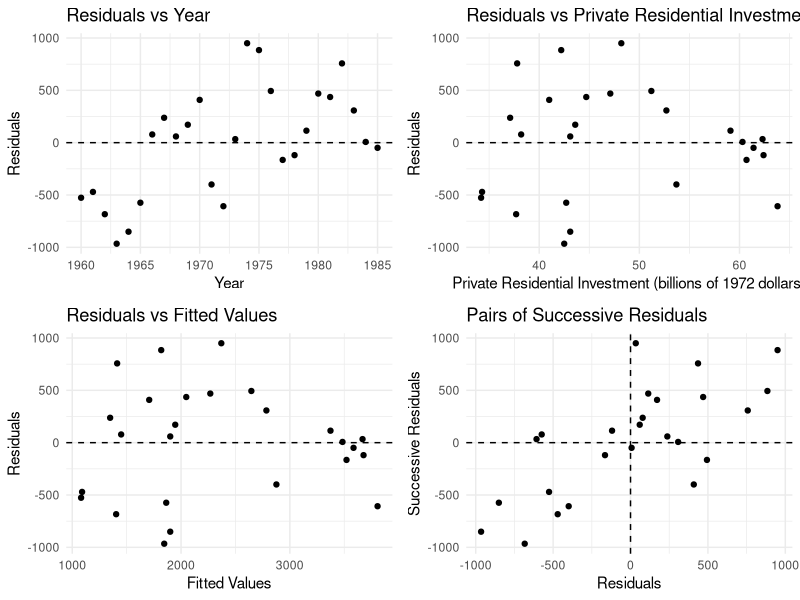

Here is the R script that generated this plot:
#Page 750

library(ggplot2)
library(gridExtra)

data <- data.frame(
  Year = 1960:1985,
  Dishwasher_Shipments = c(555, 620, 720, 880, 1050, 1290, 1528, 1586, 1960, 2118, 2116, 2477, 3199, 3702, 3320, 2702, 3140, 3356, 3558, 3488, 2738, 2484, 2170, 3092, 3491, 3536),
  Private_Residential_Investment = c(34.2, 34.3, 37.7, 42.5, 43.1, 42.7, 38.2, 37.1, 43.1, 43.6, 41.0, 53.7, 63.8, 62.3, 48.2, 42.2, 51.2, 60.7, 62.4, 59.1, 47.1, 44.7, 37.8, 52.7, 60.3, 61.4)
)

model <- lm(Dishwasher_Shipments ~ Private_Residential_Investment, data = data)
residuals <- resid(model)
fitted_values <- fitted(model)

plot_data <- data.frame(
  Year = data$Year,
  Private_Residential_Investment = data$Private_Residential_Investment,
  Residuals = residuals,
  Fitted_Values = fitted_values
)

p1 <- ggplot(plot_data, aes(x = Year, y = Residuals)) +
  geom_point() +
  geom_hline(yintercept = 0, linetype = "dashed") +
  labs(title = "Residuals vs Year",
       x = "Year",
       y = "Residuals") +
  theme_minimal()

p2 <- ggplot(plot_data, aes(x = Private_Residential_Investment, y = Residuals)) +
  geom_point() +
  geom_hline(yintercept = 0, linetype = "dashed") +
  labs(title = "Residuals vs Private Residential Investment",
       x = "Private Residential Investment (billions of 1972 dollars)",
       y = "Residuals") +
  theme_minimal()

p3 <- ggplot(plot_data, aes(x = Fitted_Values, y = Residuals)) +
  geom_point() +
  geom_hline(yintercept = 0, linetype = "dashed") +
  labs(title = "Residuals vs Fitted Values",
       x = "Fitted Values",
       y = "Residuals") +
  theme_minimal()

successive_residuals <- data.frame(
  Residuals = residuals[-length(residuals)],
  Successive_Residuals = residuals[-1]
)

p4 <- ggplot(successive_residuals, aes(x = Residuals, y = Successive_Residuals)) +
  geom_point() +
  geom_hline(yintercept = 0, linetype = "dashed") +
  geom_vline(xintercept = 0, linetype = "dashed") +
  labs(title = "Pairs of Successive Residuals",
       x = "Residuals",
       y = "Successive Residuals") +
  theme_minimal()

grid.arrange(p1, p2, p3, p4, ncol = 2)
